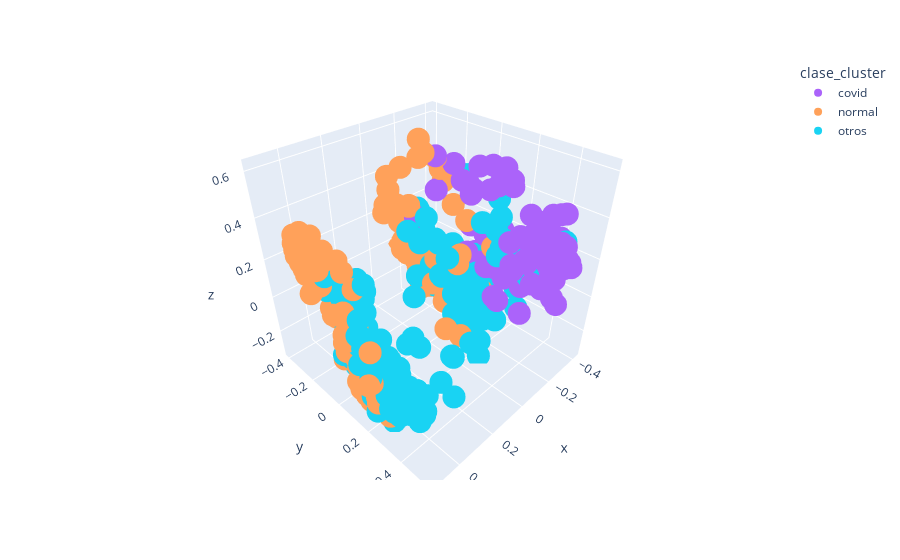

Source (notebook cell):
### Markdown cell above
### Exploring different sampling techniques and visualizing the data

### Code cell
#Visualizacion

def visualization_pca_2D(data,title):
    '''
    Visualization of the data using PCA
    '''
    X=data.iloc[:,1:data.shape[1]]
    class_replace=data.clase_cluster
    class_replace=class_replace.replace({'covid': 0, 'normal': 1, 'otros':2})
    pca = PCA(n_components=2).fit(X)
    data2D = pca.transform(X)
    colors = ListedColormap(['r','b','g'])
    scatter = plt.scatter(data2D[:,0], data2D[:,1], c=class_replace, cmap=colors)
    plt.legend(handles=scatter.legend_elements()[0], labels=['Covid','Normal','Otros'])
    plt.title(title)
    plt.show()

def plot3D(df,X,Y,Z,color):
    return px.scatter_3d(df,x=X,y=Y,z=Z,color=color,
                        color_discrete_map={"Joly": "blue", "Bergeron": "violet", "Coderre":"pink"})
'''
Visualization of the data using PCA
'''
def visualization_pca_3D(data,title):
    '''
    Visualization of the data using PCA
    '''
    X=data.iloc[:,1:data.shape[1]]
    class_replace=data.clase_cluster
    class_replace=class_replace.replace({'covid': 0, 'normal': 1, 'otros':2})
    pca = PCA(n_components=3).fit(X)
    data3D = pca.transform(X)
    fig = plot3D(data,data3D[:,0],data3D[:,1],data3D[:,2],data.clase_cluster)
    fig.show()


'''
Raw data classes
'''
data['clase_cluster'].value_counts().plot(kind='bar')
plt.title('Raw Data Classes')
plt.show()

visualization_pca_2D(data,'Raw Data')
visualization_pca_3D(data,'Raw Data')

### Figure 1 — Plotly figure (JSON) as saved in the notebook; plotly's stock layout.template omitted (floating-point values rounded to 4 significant figures; data arrays with more than 128 entries replaced by an {"elided": "..."} marker saying what was removed)
{"data": [{"hovertemplate": "clase_cluster=covid<br>x=%{x}<br>y=%{y}<br>z=%{z}<extra></extra>", "legendgroup": "covid", "marker": {"color": "#ab63fa", "symbol": "circle"}, "mode": "markers", "name": "covid", "scene": "scene", "showlegend": true, "type": "scatter3d", "x": [-0.2666, -0.2212, -0.2248, -0.1958, -0.2475, -0.2171, -0.2774, -0.3206, -0.372, -0.3529, -0.362, -0.199, -0.3257, -0.1329, -0.2148, -0.1524, -0.1216, -0.08883, -0.2712, -0.3939, -0.3577, -0.3094, -0.3599, -0.3676, -0.354, -0.1726, -0.359, -0.2508, -0.3289, -0.182, -0.3035, -0.2217, -0.2223, -0.3293, -0.3996, -0.1942, -0.3288, -0.3074, -0.399, -0.3494, -0.3642, -0.2679, -0.3592, -0.1607, -0.3442, -0.1771, -0.188, -0.2422, -0.2572, -0.3577, -0.3421, -0.3802, -0.3599, -0.3469, -0.2627, -0.3652, -0.3799, -0.3323, -0.2218, -0.3525, -0.3508, -0.2278, -0.3361, -0.317, -0.3113, -0.3437, -0.3643, -0.2453, -0.2882, -0.2481, -0.351, -0.2406, -0.1665, -0.2453, -0.2441, -0.1921, -0.3124, -0.4185, -0.3187, -0.3637, -0.3171, -0.3566, -0.3126, -0.3098, -0.4034, -0.3677, -0.3958, -0.3007, -0.3652, -0.3253, -0.3042, -0.3499, -0.2351, -0.2088, -0.3303, -0.3082, -0.313, -0.3574, -0.2336, -0.3113, -0.3053, -0.3141, -0.2677, -0.3164, -0.2595, -0.3511, -0.4017, -0.3522, -0.2343, -0.2587, -0.4065], "y": [0.2283, 0.03383, 0.2757, -0.04939, 0.1997, 0.2906, 0.3024, 0.1796, 0.3186, 0.2366, 0.3956, 0.2141, 0.103, -0.2294, -0.1088, -0.1175, -0.08125, 0.3156, 0.1511, 0.1948, 0.2744, 0.1541, 0.01706, 0.3392, 0.1328, 0.3816, 0.2935, 0.3247, 0.3706, 0.04702, -0.02895, 0.04724, 0.1777, -0.08479, 0.2429, 0.002377, 0.2594, 0.1279, 0.413, 0.4464, 0.2989, 0.369, 0.4516, 0.5287, 0.3601, 0.4194, 0.537, 0.4032, 0.1832, 0.4665, 0.4585, 0.4162, 0.3406, 0.3735, 0.2176, 0.3664, 0.3159, 0.3905, 0.1771, 0.3758, 0.3366, 0.24, 0.499, 0.4769, 0.3195, 0.312, 0.4156, 0.1891, 0.04406, 0.0004708, 0.4306, 0.3766, 0.4698, 0.4813, 0.4101, 0.4954, 0.3317, 0.3849, 0.3956, 0.4258, 0.4483, 0.4676, 0.5021, 0.4993, 0.365, 0.3541, 0.2504, 0.4073, 0.3335, 0.4222, 0.3749, 0.3667, 0.1314, 0.1466, 0.4606, 0.002087, 0.2901, 0.3312, 0.1327, 0.3495, 0.3951, 0.2886, 0.3246, 0.49, 0.2244, 0.3219, 0.4216, 0.3648, 0.0622, 0.4443, 0.3469], "z": [0.2149, 0.3959, 0.1378, 0.5199, 0.1075, 0.1215, 0.00813, 0.1527, -0.01845, 0.1514, 0.1626, -0.05459, 0.174, 0.2147, 0.4709, 0.5473, 0.4113, 0.04119, 0.04141, 0.176, 0.09789, 0.2305, 0.124, 0.1387, 0.04384, -0.04055, 0.02318, 0.1734, 0.03834, 0.4668, 0.1825, 0.4227, 0.5537, -0.1032, 0.1603, 0.4597, 0.1206, 0.1282, 0.2324, 0.1826, 0.1957, 0.2525, 0.1958, 0.1338, 0.1917, 0.1371, 0.08981, 0.2739, 0.5538, 0.1578, 0.2619, 0.3854, 0.2319, 0.3763, 0.508, 0.2087, 0.2678, 0.1765, 0.4841, 0.2202, 0.3274, 0.04868, 0.1803, 0.1736, 0.2781, 0.172, 0.2767, 0.5252, 0.0126, 0.0684, 0.1629, 0.2263, 0.1454, 0.1557, 0.2861, 0.1744, 0.1903, 0.1594, 0.2064, 0.1633, 0.2868, 0.1951, 0.2173, 0.1957, 0.1983, 0.1573, 0.2005, 0.2042, 0.3212, 0.4066, 0.2882, 0.2348, 0.5557, 0.46, 0.2208, 0.04506, 0.3571, 0.287, 0.05595, 0.3262, 0.2865, 0.2289, 0.1505, 0.2081, 0.4839, 0.2393, 0.1369, 0.2321, 0.5308, 0.1926, 0.2488]}, {"hovertemplate": "clase_cluster=normal<br>x=%{x}<br>y=%{y}<br>z=%{z}<extra></extra>", "legendgroup": "normal", "marker": {"color": "#FFA15A", "symbol": "circle"}, "mode": "markers", "name": "normal", "scene": "scene", "showlegend": true, "type": "scatter3d", "x": {"elided": "330 float values"}, "y": {"elided": "330 float values"}, "z": {"elided": "330 float values"}}, {"hovertemplate": "clase_cluster=otros<br>x=%{x}<br>y=%{y}<br>z=%{z}<extra></extra>", "legendgroup": "otros", "marker": {"color": "#19d3f3", "symbol": "circle"}, "mode": "markers", "name": "otros", "scene": "scene", "showlegend": true, "type": "scatter3d", "x": {"elided": "365 float values"}, "y": {"elided": "365 float values"}, "z": {"elided": "365 float values"}}], "layout": {"legend": {"title": {"text": "clase_cluster"}, "tracegroupgap": 0}, "margin": {"t": 60}, "scene": {"domain": {"x": [0, 1], "y": [0, 1]}, "xaxis": {"title": {"text": "x"}}, "yaxis": {"title": {"text": "y"}}, "zaxis": {"title": {"text": "z"}}}}}
